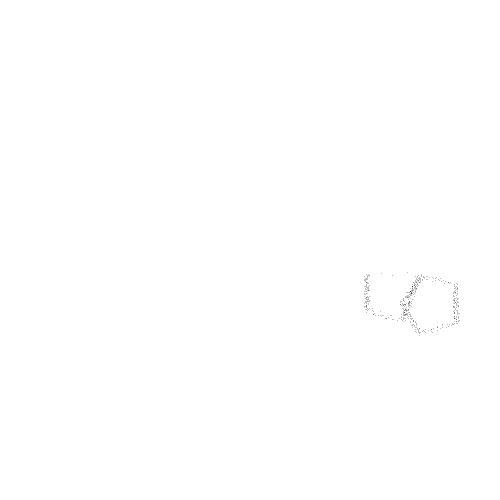
#> input picture ModernDataAnalysisWithStatisticalML/Final_Project/data/poly.png, 1000 x 1000 px, found by its file name (shown at 1/2 size)
$ jupyter execute --allow-errors Sampling.ipynb   (shell and % lines are left out)   (Python 2 division)   (older library calls are emulated)
#> lines starting #> are read from the running program, lines starting #| are printed output that depends on the picture; after the words box and inside, x2 and y2 are one past the last pixel; in counts of white or black regions, pixels touching at a corner belong together
[cell 1]
import numpy as np
import matplotlib.pyplot as plt
import random
from tqdm import tqdm
import seaborn
import pickle
import math
import random
from sklearn import linear_model
from PIL import Image, ImageDraw

def Grey(filename, size = 25):
    img = Image.open( filename.rstrip() ).convert('LA')
    img = img.resize((size,size), Image.ANTIALIAS)
    return img

def get_segs(verts):
    segs = []
    for i in xrange(1,len(verts)):
        segs.append([verts[i-1], verts[i]])
    segs.append([verts[0], verts[-1]])
    return segs

def seg_xs_ys(seg):
    seg_arr = np.asarray(seg)
    xs = seg_arr[:,0:1]
    ys = seg_arr[:,1:2]
    return xs, ys


def sample_pts_from_line_seg(xs, ys):

    model = linear_model.LinearRegression()
    model.fit(xs, ys)

    line_x = np.arange(np.min(xs), np.max(xs), 3)
    line_y = model.predict(line_x[:, np.newaxis])

    return line_x, line_y

def add_noise(points, noise_min = -3, noise_max = 3):
    noise = np.asarray([random.randint(noise_min, noise_max) for i in xrange(points.shape[0])])
    return points + noise

def generatePolygon( ctrX, ctrY, aveRadius, irregularity, spikeyness, numVerts ) :

    irregularity = clip( irregularity, 0,1 ) * 2*math.pi / numVerts
    spikeyness = clip( spikeyness, 0,1 ) * aveRadius

    # generate n angle steps
    angleSteps = []
    lower = (2*math.pi / numVerts) - irregularity
    upper = (2*math.pi / numVerts) + irregularity
    sum = 0
    for i in range(numVerts) :
        tmp = random.uniform(lower, upper)
        angleSteps.append( tmp )
        sum = sum + tmp

    # normalize the steps so that point 0 and point n+1 are the same
    k = sum / (2*math.pi)
    for i in range(numVerts) :
        angleSteps[i] = angleSteps[i] / k

    # now generate the points
    points = []
    angle = random.uniform(0, 2*math.pi)
    for i in range(numVerts) :
        r_i = clip( random.gauss(aveRadius, spikeyness), 0, 2*aveRadius )
        x = ctrX + r_i*math.cos(angle)
        y = ctrY + r_i*math.sin(angle)
        points.append( (int(x),int(y)) )

        angle = angle + angleSteps[i]

    return points

def clip(x, min, max):
    if( min > max ) :  return x
    elif( x < min ) :  return min
    elif( x > max ) :  return max
    else :             return x


def isTooClose(center_pts, p_new):
    for p_used in center_pts:
        dist = np.linalg.norm(p_used-p_new)
        if dist < 100:
            return True
    return False


def getNewCenterPoint(center_pts, p_min=70, p_max=930):
    ctrx = random.randint(p_min,p_max)
    ctry = random.randint(p_min,p_max)
    p_new = np.array((ctrx ,ctry))

    if len(center_pts) == 0:
        center_pts.append(p_new)
        return center_pts

    while isTooClose(center_pts, p_new):
        ctrx = random.randint(p_min,p_max)
        ctry = random.randint(p_min,p_max)
        p_new = np.array((ctrx ,ctry))

    center_pts.append(p_new)
    return center_pts

[cell 2]
CLASSES = 5
TOT_PER_CLASS = 5000

#> (the rest of this cell did not finish here and is left out)

[cell 3]
import sys

sys.path.append('/usr/local/lib/python2.7/site-packages')

import cv2
import numpy as np

img = cv2.imread('poly.png')
#> img is the input picture: shape (1000, 1000, 3); 99.9% white; black in thin lines or dots, all inside (x1, y1, x2, y2) = (728, 545, 919, 672)
gray = cv2.cvtColor(img,cv2.COLOR_BGR2GRAY)
edges = cv2.Canny(gray,50,150,apertureSize = 3)
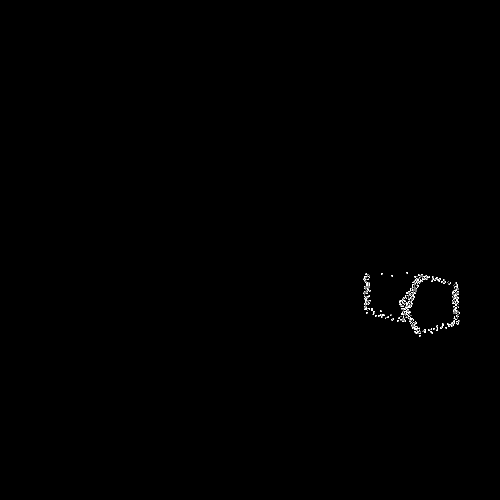
#> edges: shape (1000, 1000) (shown at 1/2 size); 0.17% white in thin lines or dots, all inside (x1, y1, x2, y2) = (727, 544, 920, 673)
plt.imshow( edges)
plt.show()

minLineLength = 1000
maxLineGap = -100
lines = cv2.HoughLinesP(edges,1,np.pi/180,-1000,minLineLength,maxLineGap)
#> lines = 1080 rows, first 6: [736, 559, 736, 557], [876, 558, 876, 558], [840, 672, 840, 670], [832, 558, 832, 556], [821, 642, 821, 642], [913, 610, 913, 608]
print len(lines)
#| 1080
for line in lines:
    for x1,y1,x2,y2 in line:
        cv2.line(img,(x1,y1),(x2,y2),(0,255,0),2)
#> this loop made 1080 passes
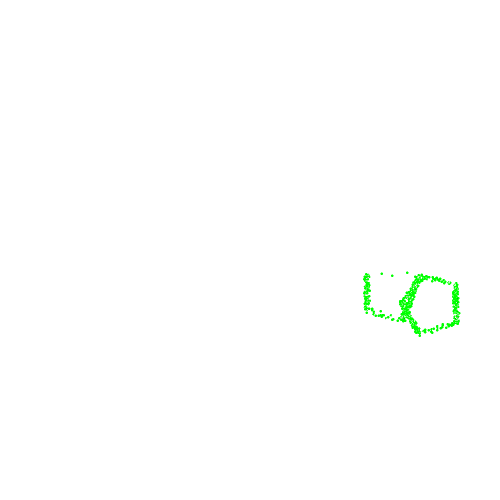
#> img: shape (1000, 1000, 3) (shown at 1/2 size); 0.47% of pixels changed, all inside (x1, y1, x2, y2) = (726, 543, 921, 674)

cv2.imwrite('poly_hough_P.png',img)
display(filename='poly_hough_P.png')

[cell 4]
img = cv2.imread('poly.png')
gray = cv2.cvtColor(img,cv2.COLOR_BGR2GRAY)
edges = cv2.Canny(gray,50,150,apertureSize = 3)
plt.imshow( edges)
plt.show()


lines = cv2.HoughLines(edges,1,np.pi/180,30)
#> lines = 99 rows, first 8: [1011, 0.541], [983, 0.367], [981, 0.349], [1009, 0.524], [993, 0.419], [963, 0.314], [1000, 0.471], [942, 0.244]
print len(lines)
#| 99
for line in lines:
    for rho,theta in line:
        a = np.cos(theta)
        b = np.sin(theta)
        x0 = a*rho
        y0 = b*rho
        x1 = int(x0 + 1000*(-b))
        y1 = int(y0 + 1000*(a))
        x2 = int(x0 - 1000*(-b))
        y2 = int(y0 - 1000*(a))

        cv2.line(img,(x1,y1),(x2,y2),(0,0,255),2)
#> this loop made 99 passes
#> line on passes 1 to 12: [[1011, 0.541]], [[983, 0.367]], [[981, 0.349]], [[1009, 0.524]], [[993, 0.419]], [[963, 0.314]], [[1000, 0.471]], [[942, 0.244]], [[969, 0.314]], [[1007, 0.506]], [[1012, 0.559]], [[968, 0.332]]
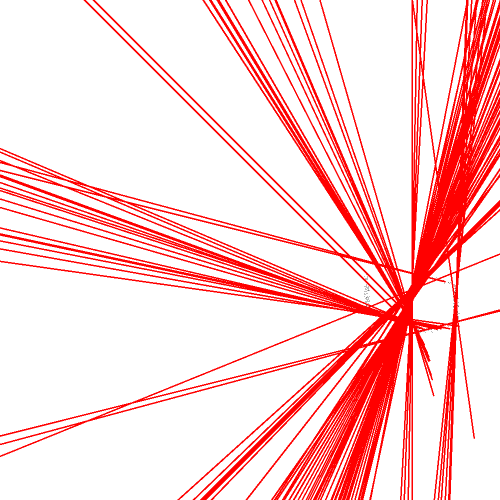
#> img: shape (1000, 1000, 3) (shown at 1/2 size); 18.23% of pixels changed, all inside (x1, y1, x2, y2) = (0, 0, 1000, 1000)


cv2.imwrite('poly_hough.png',img)
display(filename='poly_hough.png')

[cell 5]
from IPython.display import Image as display
display(filename='poly.png')


#TO SHOW THE IMAGE OF POLYGONS BEFORE THEY GET SAMPLED INTO POINTS
black = (0,0,0)
white=(255,255,255)
im = Image.new('RGB', (1000, 1000), white)
#> im: PIL image 1000x1000 RGB; every value is 255
imPxAccess = im.load()
draw = ImageDraw.Draw(im)

for poly in polygons:


    tupVerts = map(tuple,poly)


    # either use .polygon(), if you want to fill the area with a solid colour
    draw.polygon( tupVerts, outline=black,fill="white" )

    # or .line() if you want to control the line thickness, or use both methods together!
    draw.line( tupVerts+[tupVerts[0]], width=2, fill=black )

plt.imshow( im)
plt.show()
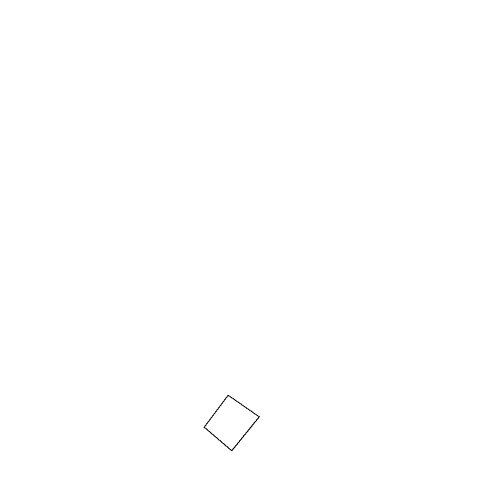
#> shown: shape (1000, 1000, 3) (shown at 1/2 size); 99.9% white; black in thin lines or dots, all inside (x1, y1, x2, y2) = (407, 790, 520, 902)

[cell 6]
center_pts = []
polygons = []
for n in xrange(3):
    center_pts = getNewCenterPoint(center_pts, p_min=20, p_max=480)
    x, y = center_pts[-1][0], center_pts[-1][1]
    radius = random.randint(50,100)
    v = random.randint(3,6)
    #v = 3
    s = random.random()
    verts = generatePolygon( ctrX=x, ctrY=y, aveRadius=radius, irregularity=s, spikeyness=0, numVerts=v)
    polygons.append(verts)

all_xs = []
all_ys = []


for poly in polygons:
    segs = get_segs(poly)
    for s in segs:
        xs, ys = seg_xs_ys(s)

        #check for non-verticle
        if xs[0] == xs[1]:
            xs[1] += 1
        line_x, line_y = sample_pts_from_line_seg(xs, ys)
        #plt.scatter(line_x, line_y, color=colors[c])

        line_x_noise = add_noise(line_x, noise_min = -10, noise_max = 10)
        line_y_noise = add_noise(line_y[:,0], noise_min = -5, noise_max = 5)

        all_xs.extend(line_x_noise)
        all_ys.extend(line_y_noise)

        #plt.scatter(line_x_noise, line_y_noise, color="black")

all_points = []
all_points.append(all_xs)
all_points.append(all_ys)

all_points = np.asarray(all_points).T

plt.scatter(all_points[:,0], all_points[:,1], color="black")
plt.show()
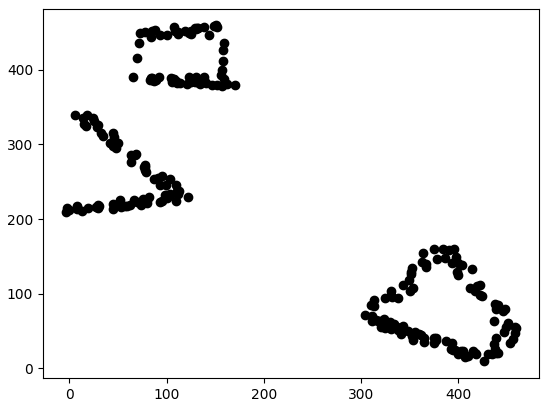
#> figure drawn by matplotlib, 1 panel
# with open("auto-sample-map.dat", "wb") as f:
#     pickle.dump(all_points, f)

#> (a cell that did not finish here is left out)

[cell 8]
plt.scatter(all_points[:,0], all_points[:,1], color="black")
plt.title("Sample of an Automatically Generated Map")
plt.show()
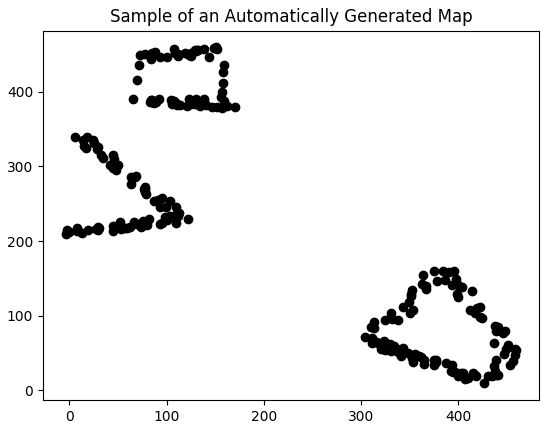
#> figure drawn by matplotlib, 1 panel

$ run again, with ModernDataAnalysisWithStatisticalML/Final_Project/data/temp.png copied over ModernDataAnalysisWithStatisticalML/Final_Project/data/poly.png
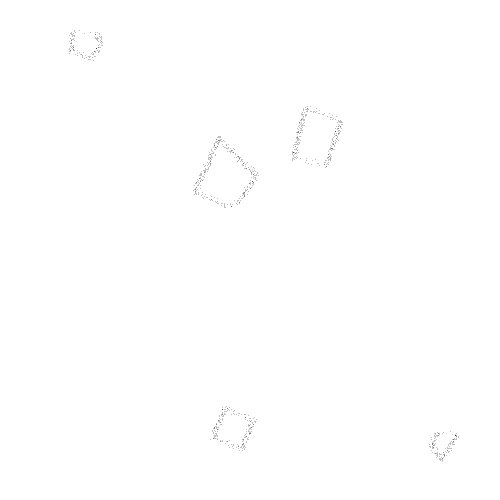
#> input picture ModernDataAnalysisWithStatisticalML/Final_Project/data/temp.png, 1000 x 1000 px, found by its file name (shown at 1/2 size)
#> img is the input picture: shape (1000, 1000, 3); 99.9% white; black in thin lines or dots, all inside (x1, y1, x2, y2) = (138, 61, 918, 923)
#> edges: shape (1000, 1000); 0.39% white in thin lines or dots, all inside (x1, y1, x2, y2) = (137, 60, 918, 924)
#> `lines = cv2.HoughLinesP(edges,1,np.pi/180,-1000,minLineLength,maxLineG..`: lines = 2519 rows, first 6: [651, 328, 651, 328], [674, 257, 674, 257], [875, 870, 875, 869], [421, 394, 421, 392], [617, 327, 617, 325], [465, 305, 465, 305]
#| 2519
#> the loop `for line in lines:` made 2519 passes
#> after the loop `for line in lines:`:
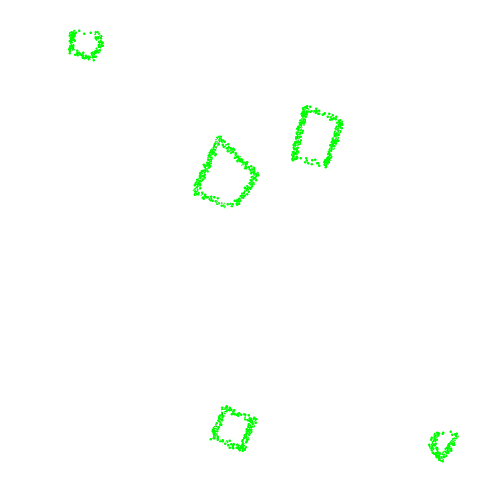
#> img: shape (1000, 1000, 3) (shown at 1/2 size); 1.09% of pixels changed, all inside (x1, y1, x2, y2) = (136, 59, 919, 925)
#> `lines = cv2.HoughLines(edges,1,np.pi/180,30)`: lines = 251 rows, first 8: [717, 0.279], [637, 0.175], [721, 0.297], [725, 0.384], [647, 0.262], [627, 0.157], [640, 0.175], [719, 0.279]
#| 251
#> the loop `for line in lines:` made 251 passes
#> after the loop `for line in lines:`:
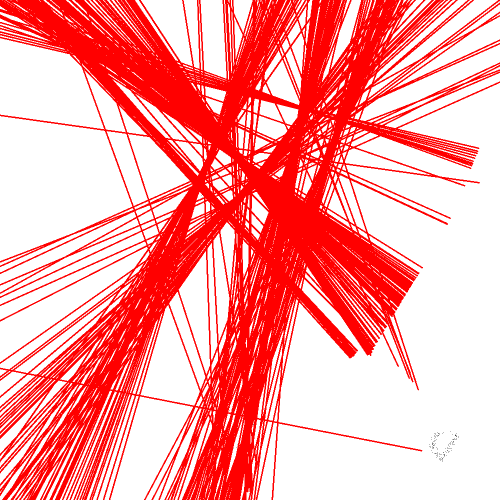
#> img: shape (1000, 1000, 3) (shown at 1/2 size); mean B, G, R 159.3, 159.3, 255
#> im: PIL image 1000x1000 RGB; every value is 255
